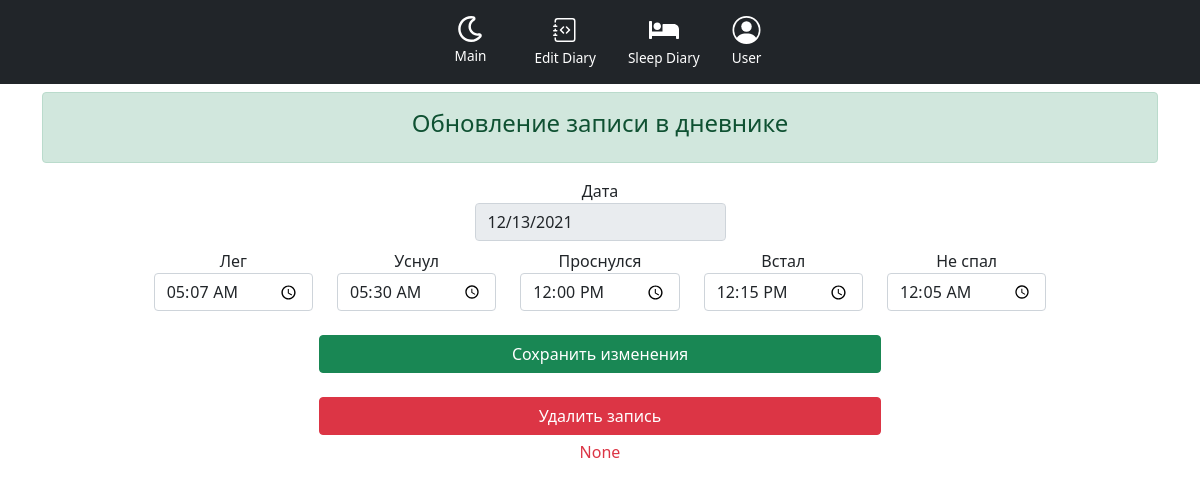
Page /sleep/update/2021-12-13 (signed in) on the earlier database version.
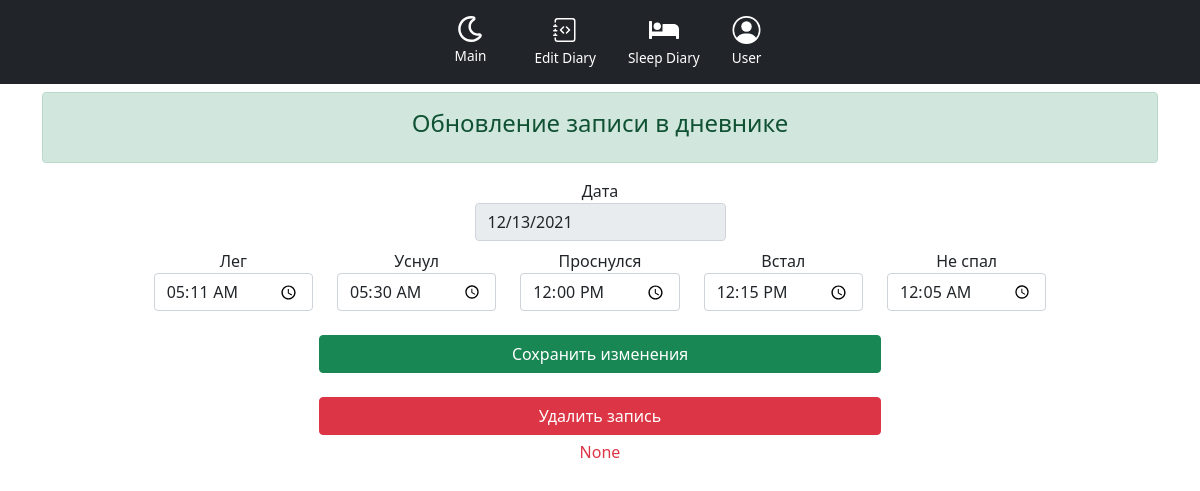
Same page on the later database version.
### app/model/models.py (models this page shows, shortened)
class Notation(db.Model):
    __tablename__ = 'notation'
    id = db.Column(db.Integer, primary_key=True)
    calendar_date = db.Column(db.Date, nullable=False)
    bedtime = db.Column(db.Time, nullable=False)
    asleep = db.Column(db.Time, nullable=False)
    awake = db.Column(db.Time, nullable=False)
    rise = db.Column(db.Time, nullable=False)
    without_sleep = db.Column(db.Time, nullable=False)
    user_id = db.Column(db.Integer, db.ForeignKey('user.id'), nullable=False)
    user = db.relationship('User', lazy=True, backref=db.backref('notations', lazy=True))
    __table_args__ = (UniqueConstraint('calendar_date', 'user_id', name='uniq_calendar_date_for_user'),)

### app/all_routes.py (the view)
@app.route('/sleep/update/<notation_date>', methods=['GET'])
def get_diary_entry_update_page(notation_date):
    return render_diary_entry_update_page(notation_date)

### app/controller/queries.py (called while the page is built)
def get_user(user_id: str):
    return db.session.query(User).get(user_id)

def get_notation_by_date(notation_date):
    return db.session.query(Notation).filter_by(user_id=current_user.id, calendar_date=notation_date).one()

### app/view_functions/general.py (called while the page is built)
@app.context_processor
def get_mode():
    g.mode = ''
    if os.getenv('FLASK_ENV') != "production":
        g.mode = os.getenv('FLASK_ENV')
    return dict(mode=g.mode)

@login_manager.user_loader
def load_user(user_id):
    try:
        return get_user(user_id)
    except sqlalchemy.exc.ProgrammingError as err:
        return flash('Таблица с пользователями не создана.'), flash(err.args[0])
    except Exception as err:
        return display_unknown_error(err)

### app/view_functions/update_diary_entry.py (called while the page is built)
@login_required
def render_diary_entry_update_page(notation_date):
    try:
        notation = get_notation_by_date(notation_date)
    except sqlalchemy.exc.NoResultFound:
        flash(f'Записи с датой "{notation_date}" не существует.')
        return redirect(url_for('get_sleep_diary_entries'))
    except Exception as err:
        display_unknown_error(err)
        return redirect(url_for('get_sleep_diary_entries'))
    else:
        return render_template(
            "edit_notation.html",
            notation=notation
        )

### app/templates/edit_notation.html (shortened to what this page needs)
{% extends 'base.html' %}
{% block edit_notation %}
        <div class="alert alert-success text-center my-2">
        <h4>Обновление записи в дневнике</h4>
        </div>
        <div class=" p-2">
            <form class="row justify-content-center" method="POST" enctype="multipart/form-data">
                <div class="row justify-content-center">
                    <div class="col-md-3 col-12 text-center mb-2">
                    <label class="sr-only" for="calendar_date">Дата</label>
                    <input disabled type="date" name="calendar_date" id="calendar_date" class="form-control" value="{{ notation.calendar_date }}">
                    </div>
                </div>
                <div class="row justify-content-center">
                    <div class="col-md-2 col-12 text-center">
                        <label class="sr-only" for="bedtime">Лег</label>
                        <input required type="time" name="bedtime" id="bedtime" class="form-control" value="{{ notation.bedtime }}">
                    </div>
                    <div class="col-md-2 col-12 text-center">
                        <label class="sr-only" for="asleep">Уснул</label>
                        <input required type="time" name="asleep" id="asleep" class="form-control" value="{{ notation.asleep }}">
                    </div>
                    <div class="col-md-2 col-12 text-center">
                        <label class="sr-only" for="awake">Проснулся</label>
                        <input required type="time" name="awake" id="awake" class="form-control" value="{{ notation.awake }}">
                    </div>
                    <div class="col-md-2 col-12 text-center">
                        <label class="sr-only" for="rise">Встал</label>
                        <input required type="time" name="rise" id="rise" class="form-control" value="{{ notation.rise }}">
                    </div>
                    <div class="col-md-2 col-12 text-center">
                        <label class="sr-only" for="without_sleep">Не спал</label>
                        <input required type="time" name="without_sleep" id="without_sleep" class="form-control" value="{{ notation.without_sleep }}">
                    </div>
                </div>
                    <input type="submit"  class="btn btn-success mt-4 mx-2 w-50" name="update_save" id="update_save" value="Сохранить изменения">
                    {% if confirm_delete_notation %}
                    <input type="submit" class="btn btn-danger mt-4 mx-2 w-50" name="delete_notation_2" id="delete_notation_2" value="Да, удалить запись из дневника">
                    {% else %}
                    <input type="submit" class="btn btn-danger mt-4 mx-2 w-50" name="delete_notation_1" id="delete_notation_1" value="Удалить запись">
                    {% endif %}
            </form>
        </div>
{% endblock %}

### app/templates/base.html (shortened to what this page needs)
<!DOCTYPE html>
<html lang="ru">
<head>
    <link href="{{ url_for('static', filename='css/bootstrap.min.css') }}" rel="stylesheet">
    <link href="{{ url_for('static', filename='css/bootstrap-icons.css') }}" rel="stylesheet">
    <link href="{{ url_for('static', filename='css/main.css') }}" rel="stylesheet">
</head>
<body>
<header>
    <div class="px-3 py-2 bg-dark text-white">
      <div class="container">
        <div class="d-flex flex-wrap align-items-center justify-content-center">
          <ul class="nav col-12 col-lg-auto my-2 my-md-0 justify-content-center text-small">
            <li>
              <a href="{{ url_for('get_main_page') }}" class="nav-link text-white mx-3">
                Main
              </a>
            </li>
            <li>
              <a href="{{ url_for('edit_diary') }}" class="nav-link text-white ">
                <svg class="bi d-block mx-auto mb-1" width="24" height="28"><use href="/static/img/bootstrap-icons.svg#journal-code"></use></svg>
                Edit Diary
              </a>
            </li>
            <li>
              <a href="{{ url_for('get_sleep_diary_entries') }}" class="nav-link text-white">
                Sleep Diary
              </a>
            </li>
            <li>
              <a href="{{ url_for('get_login_page') }}" class="nav-link text-white">
                  <svg class="bi d-block mx-auto mb-1" width="29" height="28">
                      <use href="/static/img/bootstrap-icons.svg#person-circle"></use>
                  </svg>
                  User
              </a>
            </li>
          </ul>
        </div>
      </div>
    </div>
</header>
<div class="container">
    {% block edit_notation %}{% endblock %}
    <h6 class="text-danger text-center">{{ mode }}</h6>
</div>
</body>
</html>

### app/static/css/main.css (style rules this page uses)
.bi { vertical-align: -.125em; fill: currentColor; }
.text-small { font-size: 85%; }

Differences in the rows shown:
changed Notation: bedtime "05:07:00" → "05:11:00"
